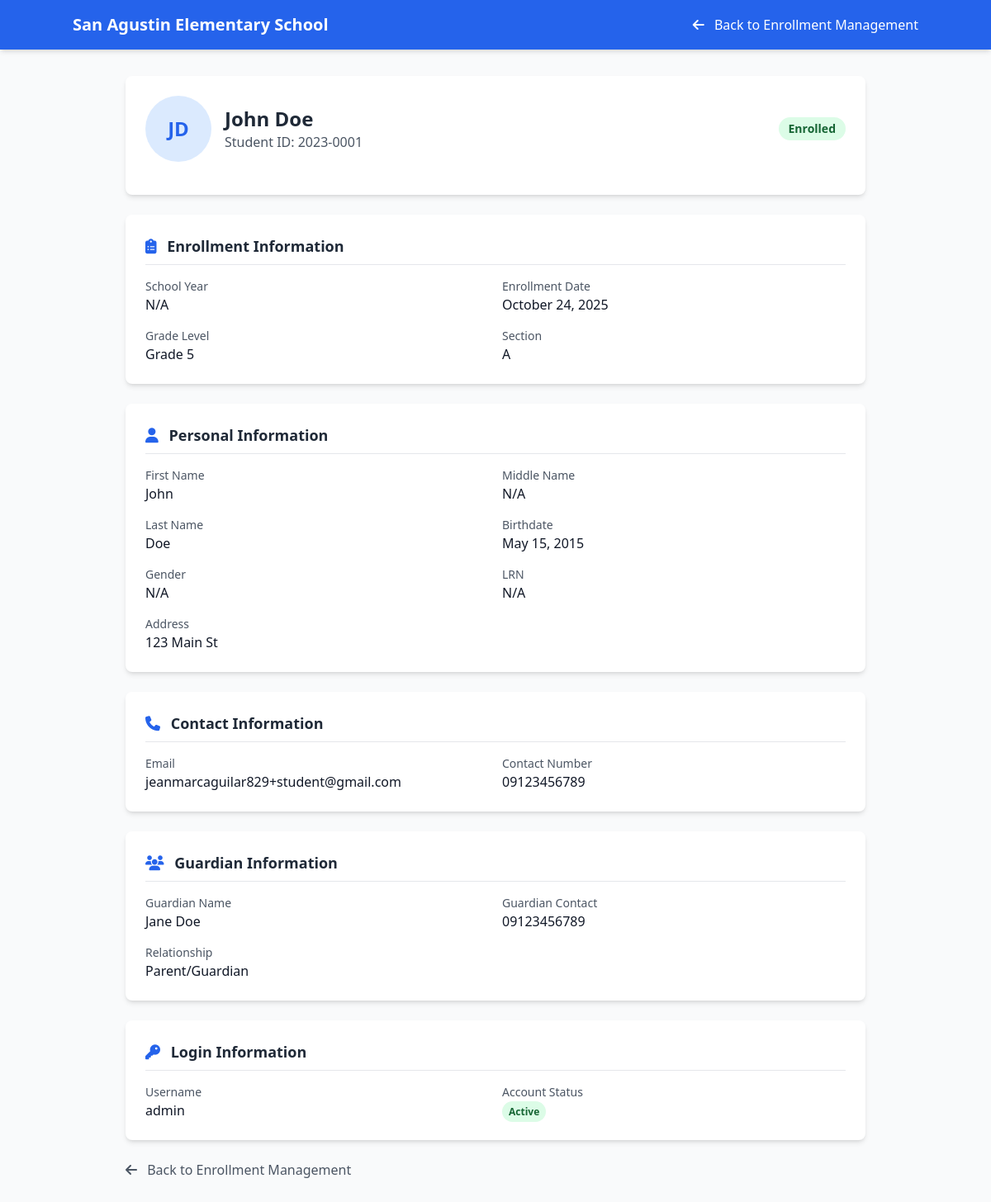
Page /registrar/view_enrollment.php?id=1 (signed in) on the committed database.
### tables this page shows
CREATE TABLE `students` (
  `id` int(11) NOT NULL,
  `user_id` int(11) DEFAULT NULL,
  `student_id` varchar(20) NOT NULL,
  `first_name` varchar(50) NOT NULL,
  `last_name` varchar(50) NOT NULL,
  `middle_name` varchar(50) DEFAULT NULL,
  `birthdate` date NOT NULL,
  `gender` enum('Male','Female','Other') DEFAULT NULL,
  `address` text DEFAULT NULL,
  `email` varchar(100) DEFAULT NULL,
  `contact_number` varchar(20) DEFAULT NULL,
  `guardian_name` varchar(100) DEFAULT NULL,
  `guardian_contact` varchar(20) DEFAULT NULL,
  `guardian_relationship` varchar(50) DEFAULT NULL,
  `grade_level` int(11) NOT NULL,
  `section` varchar(10) DEFAULT NULL,
  `school_year` varchar(20) DEFAULT NULL,
  `lrn` varchar(20) DEFAULT NULL,
  `status` enum('Active','Inactive','Transferred','Graduated') DEFAULT 'Active',
  `is_active` tinyint(1) NOT NULL DEFAULT 1,
  `last_login` datetime DEFAULT NULL,
  `created_at` timestamp NOT NULL DEFAULT current_timestamp(),
  `updated_at` timestamp NOT NULL DEFAULT current_timestamp() ON UPDATE current_timestamp()
);

CREATE TABLE `users` (
  `id` int(11) NOT NULL,
  `username` varchar(50) NOT NULL,
  `email` varchar(100) NOT NULL,
  `password` varchar(255) NOT NULL,
  `role` enum('admin','registrar','teacher','student') NOT NULL,
  `is_teacher` tinyint(1) DEFAULT 0,
  `is_active` tinyint(1) NOT NULL DEFAULT 1,
  `last_login` datetime DEFAULT NULL,
  `created_at` timestamp NOT NULL DEFAULT current_timestamp(),
  `updated_at` timestamp NOT NULL DEFAULT current_timestamp() ON UPDATE current_timestamp()
);

### registrar/view_enrollment.php (the view, shortened to what this page needs)
<?php
$student_id = $_GET['id'] ?? null;
$database = new Database();
$registrar_conn = $database->getConnection('registrar');
try {
    $stmt = $registrar_conn->prepare("
        SELECT s.*, u.username, u.email as user_email
        FROM students s
        LEFT JOIN login_db.users u ON s.user_id = u.id
        WHERE s.id = ?
    ");
    $stmt->execute([$student_id]);
    $student = $stmt->fetch(PDO::FETCH_ASSOC);
} catch (PDOException $e) {
    $_SESSION['error'] = 'Error fetching student details: ' . $e->getMessage();
    header('Location: enrollment.php');
    exit();
}
?>
<!DOCTYPE html>
<html lang="en">
<head>
    <script src="https://cdn.tailwindcss.com"></script>
    <link rel="stylesheet" href="https://cdnjs.cloudflare.com/ajax/libs/font-awesome/6.4.0/css/all.min.css">
</head>
<body class="bg-gray-50">
    <div class="min-h-screen">
        <header class="bg-blue-600 text-white p-4 shadow-md">
            <div class="container mx-auto flex items-center justify-between">
                <h1 class="text-xl font-bold">San Agustin Elementary School</h1>
                <a href="enrollment.php" class="text-white hover:text-blue-200">
                    <i class="fas fa-arrow-left mr-2"></i> Back to Enrollment Management
                </a>
            </div>
        </header>
        <main class="container mx-auto px-4 py-8">
            <div class="max-w-4xl mx-auto">
                <div class="bg-white rounded-lg shadow-md p-6 mb-6">
                    <div class="flex items-center justify-between mb-4">
                        <div class="flex items-center">
                            <div class="h-20 w-20 rounded-full bg-blue-100 flex items-center justify-center text-blue-600 text-2xl font-bold mr-4">
                                <?php echo strtoupper(substr($student['first_name'], 0, 1) . substr($student['last_name'], 0, 1)); ?>
                            </div>
                            <div>
                                <h2 class="text-2xl font-bold text-gray-800">
                                    <?php echo htmlspecialchars($student['first_name'] . ' ' . ($student['middle_name'] ? $student['middle_name'] . ' ' : '') . $student['last_name']); ?>
                                </h2>
                                <p class="text-gray-600">Student ID: <?php echo htmlspecialchars($student['student_id']); ?></p>
                            </div>
                        </div>
                        <div>
                            <?php
                            $student_status = strtolower($student['status']);
                            $status_class = 'bg-gray-100 text-gray-800';
                            $display_status = $student['status'];
                            if ($student_status === 'active') {
                                $status_class = 'bg-green-100 text-green-800';
                                $display_status = 'Enrolled';
                            } elseif ($student_status === 'pending') {
                                $status_class = 'bg-yellow-100 text-yellow-800';
                                $display_status = 'Pending';
                            } elseif ($student_status === 'inactive') {
                                $status_class = 'bg-red-100 text-red-800';
                                $display_status = 'Inactive';
                            } elseif ($student_status === 'transferred') {
                                $status_class = 'bg-blue-100 text-blue-800';
                                $display_status = 'Transferred';
                            } elseif ($student_status === 'graduated') {
                                $status_class = 'bg-purple-100 text-purple-800';
                                $display_status = 'Graduated';
                            }
                            ?>
                            <span class="px-3 py-1 inline-flex text-sm leading-5 font-semibold rounded-full <?php echo $status_class; ?>">
                                <?php echo htmlspecialchars($display_status); ?>
                            </span>
                        </div>
                    </div>
                </div>
                <div class="bg-white rounded-lg shadow-md p-6 mb-6">
                    <h3 class="text-lg font-bold text-gray-800 mb-4 border-b pb-2">
                        <i class="fas fa-clipboard-list mr-2 text-blue-600"></i> Enrollment Information
                    </h3>
                    <div class="grid grid-cols-1 md:grid-cols-2 gap-4">
                        <div>
                            <label class="block text-sm font-medium text-gray-600">School Year</label>
                            <p class="text-gray-900"><?php echo htmlspecialchars($student['school_year'] ?: 'N/A'); ?></p>
                        </div>
                        <div>
                            <label class="block text-sm font-medium text-gray-600">Enrollment Date</label>
                            <p class="text-gray-900"><?php echo $student['created_at'] ? date('F j, Y', strtotime($student['created_at'])) : 'N/A'; ?></p>
                        </div>
                        <div>
                            <label class="block text-sm font-medium text-gray-600">Grade Level</label>
                            <p class="text-gray-900">Grade <?php echo htmlspecialchars($student['grade_level']); ?></p>
                        </div>
                        <div>
                            <label class="block text-sm font-medium text-gray-600">Section</label>
                            <p class="text-gray-900"><?php echo htmlspecialchars($student['section'] ?: 'Not Assigned'); ?></p>
                        </div>
                    </div>
                </div>
                <div class="bg-white rounded-lg shadow-md p-6 mb-6">
                    <h3 class="text-lg font-bold text-gray-800 mb-4 border-b pb-2">
                        <i class="fas fa-user mr-2 text-blue-600"></i> Personal Information
                    </h3>
                    <div class="grid grid-cols-1 md:grid-cols-2 gap-4">
                        <div>
                            <label class="block text-sm font-medium text-gray-600">First Name</label>
                            <p class="text-gray-900"><?php echo htmlspecialchars($student['first_name']); ?></p>
                        </div>
                        <div>
                            <label class="block text-sm font-medium text-gray-600">Middle Name</label>
                            <p class="text-gray-900"><?php echo htmlspecialchars($student['middle_name'] ?: 'N/A'); ?></p>
                        </div>
                        <div>
                            <label class="block text-sm font-medium text-gray-600">Last Name</label>
                            <p class="text-gray-900"><?php echo htmlspecialchars($student['last_name']); ?></p>
                        </div>
                        <div>
                            <label class="block text-sm font-medium text-gray-600">Birthdate</label>
                            <p class="text-gray-900"><?php echo $student['birthdate'] ? date('F j, Y', strtotime($student['birthdate'])) : 'N/A'; ?></p>
                        </div>
                        <div>
                            <label class="block text-sm font-medium text-gray-600">Gender</label>
                            <p class="text-gray-900"><?php echo htmlspecialchars($student['gender'] ?: 'N/A'); ?></p>
                        </div>
                        <div>
                            <label class="block text-sm font-medium text-gray-600">LRN</label>
                            <p class="text-gray-900"><?php echo htmlspecialchars($student['lrn'] ?: 'N/A'); ?></p>
                        </div>
                        <div class="md:col-span-2">
                            <label class="block text-sm font-medium text-gray-600">Address</label>
                            <p class="text-gray-900"><?php echo htmlspecialchars($student['address'] ?: 'N/A'); ?></p>
                        </div>
                    </div>
                </div>
                <div class="bg-white rounded-lg shadow-md p-6 mb-6">
                    <h3 class="text-lg font-bold text-gray-800 mb-4 border-b pb-2">
                        <i class="fas fa-phone mr-2 text-blue-600"></i> Contact Information
                    </h3>
                    <div class="grid grid-cols-1 md:grid-cols-2 gap-4">
                        <div>
                            <label class="block text-sm font-medium text-gray-600">Email</label>
                            <p class="text-gray-900"><?php echo htmlspecialchars($student['email'] ?: $student['user_email'] ?: 'N/A'); ?></p>
                        </div>
                        <div>
                            <label class="block text-sm font-medium text-gray-600">Contact Number</label>
                            <p class="text-gray-900"><?php echo htmlspecialchars($student['contact_number'] ?: 'N/A'); ?></p>
                        </div>
                    </div>
                </div>
                <div class="bg-white rounded-lg shadow-md p-6 mb-6">
                    <h3 class="text-lg font-bold text-gray-800 mb-4 border-b pb-2">
                        <i class="fas fa-users mr-2 text-blue-600"></i> Guardian Information
                    </h3>
                    <div class="grid grid-cols-1 md:grid-cols-2 gap-4">
                        <div>
                            <label class="block text-sm font-medium text-gray-600">Guardian Name</label>
                            <p class="text-gray-900"><?php echo htmlspecialchars($student['guardian_name'] ?: 'N/A'); ?></p>
                        </div>
                        <div>
                            <label class="block text-sm font-medium text-gray-600">Guardian Contact</label>
                            <p class="text-gray-900"><?php echo htmlspecialchars($student['guardian_contact'] ?: 'N/A'); ?></p>
                        </div>
                        <div>
                            <label class="block text-sm font-medium text-gray-600">Relationship</label>
                            <p class="text-gray-900"><?php echo htmlspecialchars($student['guardian_relationship'] ?: 'N/A'); ?></p>
                        </div>
                    </div>
                </div>
                <?php if ($student['username']): ?>
                <div class="bg-white rounded-lg shadow-md p-6 mb-6">
                    <h3 class="text-lg font-bold text-gray-800 mb-4 border-b pb-2">
                        <i class="fas fa-key mr-2 text-blue-600"></i> Login Information
                    </h3>
                    <div class="grid grid-cols-1 md:grid-cols-2 gap-4">
                        <div>
                            <label class="block text-sm font-medium text-gray-600">Username</label>
                            <p class="text-gray-900"><?php echo htmlspecialchars($student['username']); ?></p>
                        </div>
                        <div>
                            <label class="block text-sm font-medium text-gray-600">Account Status</label>
                            <span class="px-2 py-1 text-xs font-semibold rounded-full bg-green-100 text-green-800">
                                Active
                            </span>
                        </div>
                    </div>
                </div>
                <?php endif; ?>
                <div class="flex justify-between items-center">
                    <a href="enrollment.php" class="text-gray-600 hover:text-gray-800">
                        <i class="fas fa-arrow-left mr-2"></i> Back to Enrollment Management
                    </a>
                </div>
            </div>
        </main>
    </div>
</body>
</html>

### rows in the picture
students: first_name+last_name "JD", first_name+middle_name+last_name "John Doe", student "2023-0001", status "Enrolled", school_year "N/A", created_at "October 24, 2025", grade_level "5", section "A", first_name "John", middle_name "N/A", last_name "Doe", birthdate "May 15, 2015", gender "N/A", lrn "N/A", address "123 Main St", email "jeanmarcaguilar829+student@gmail.com", contact_number "09123456789", guardian_name "Jane Doe", guardian_contact "09123456789", guardian_relationship "Parent/Guardian", user.username "admin"
